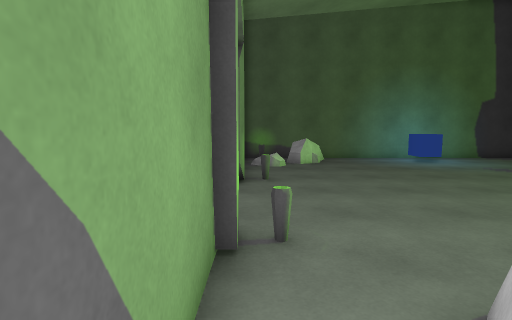
view 1 (above)

14 first-person views from a walk through a Unity game level. The camera is 1.5 m above the floor, tilts 6° down and sees 80° across. The floor is counted in squares, 1 m on a side. Each view is taken from the middle of a square. On the plan, view 1 faces up. The plan holds only what a view shows up to about 15 squares ahead; the rest is blank. The place goes on beyond the plan. The player is left out.

view 2
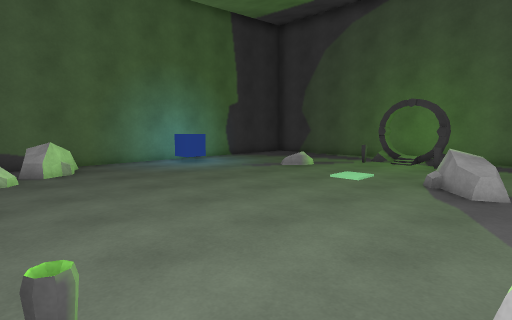

view 3
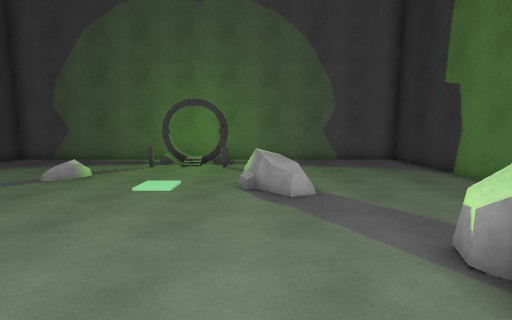

view 4
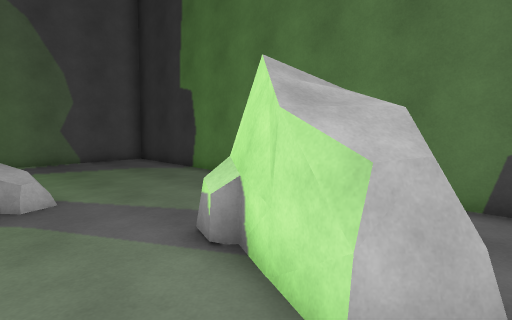

view 5
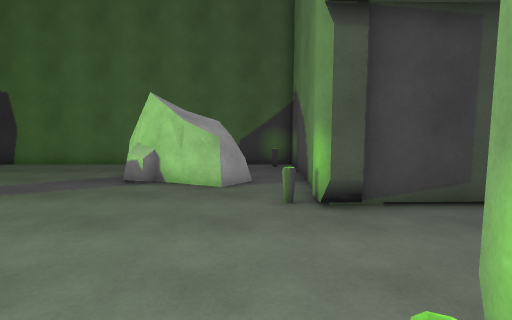

view 6
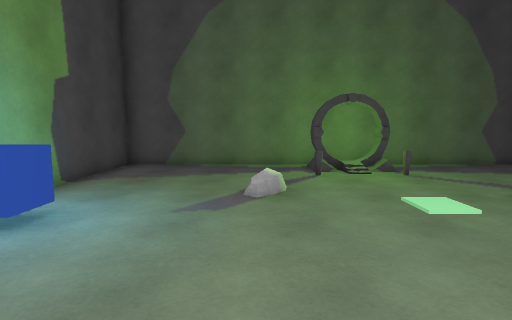

view 7
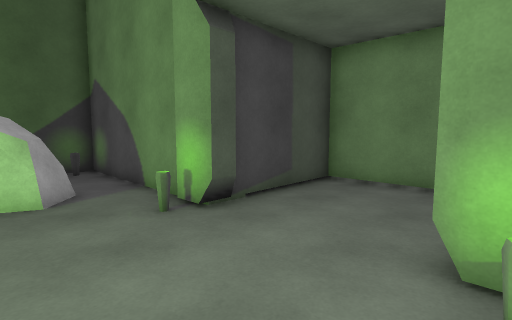

view 8
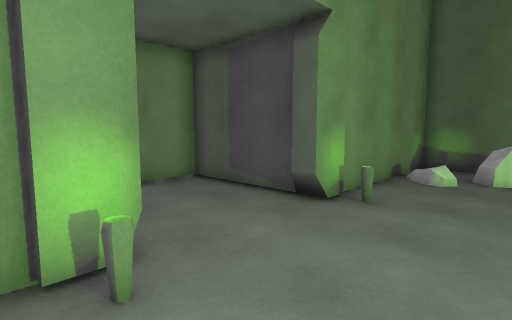

view 9
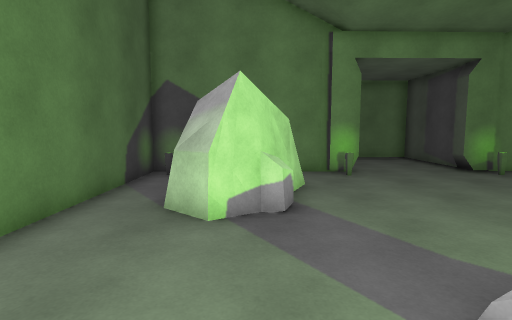

view 10
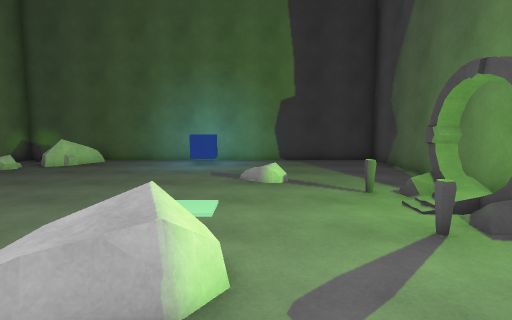

view 11
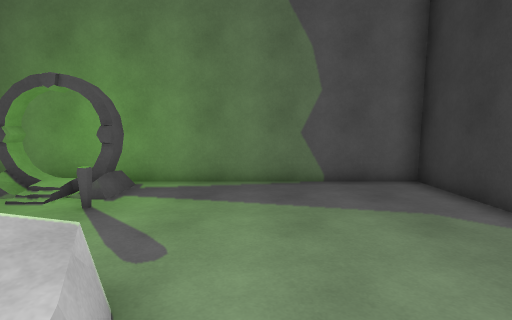

view 12
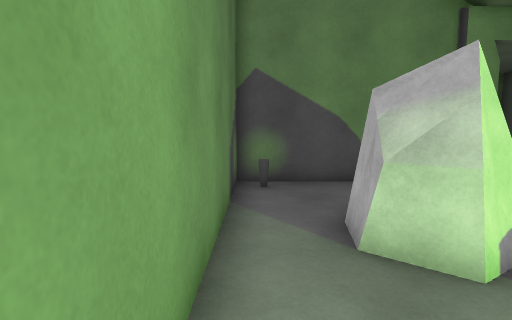

view 13
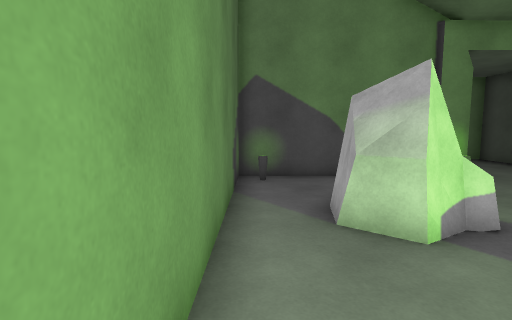

view 14
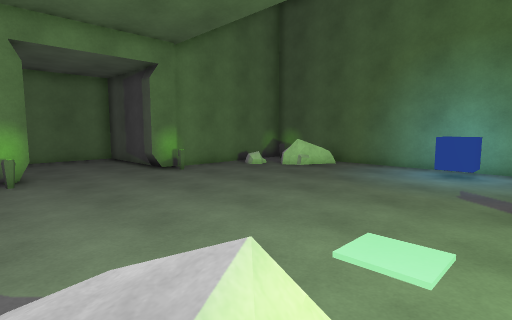

### Floor plan
Points are (right, up) in squares from view 1. A wall is a line through its corners. A room is listed if a view was taken in it or the views show most of it. See-through windows are left out.
Room 1 (views 1, 2, 3, 4, 5, 6, 7, 8, 9, 10, 11, 12, 13, 14)
walls: (-0.3, 8.1) (-1.1, 8.1); (-0.5, 3.5) (-0.5, -2.6) (15.5, -2.6) (15.5, 15.3) (-0.5, 15.2) (-0.5, 9.1); (-1, 4.5) (-0.4, 4.5); (-1.2, 8.4) (-5, 8.3) (-4.9, 4.1) (-0.4, 4.2)
ways out: gap at (15, 6); gap at (15, 8)
objects: torch (0, -2); torch (0, 4); torch (0, 9); rock (1, 0) to (5, 2); rock (2, 13) to (3, 14); rock (8, 3) to (9, 4); blue cube (8, 14); torch (13, 5); torch (13, 8); portal (14, 5) to (14, 6); portal (14, 8)

Positions as (right, up) in squares from view 1, and headings:
1: (0, 0), facing up
2: (0, 2), facing up-right
3: (1, 4), facing right
4: (1, 4), facing down-right
5: (1, 10), facing down
6: (3, 10), facing right
7: (3, 9), facing down-left
8: (3, 3), facing up-left
9: (10, 1), facing left
10: (10, 1), facing up
11: (7, 2), facing right
12: (8, -2), facing left
13: (9, -2), facing left
14: (10, 3), facing up-left
